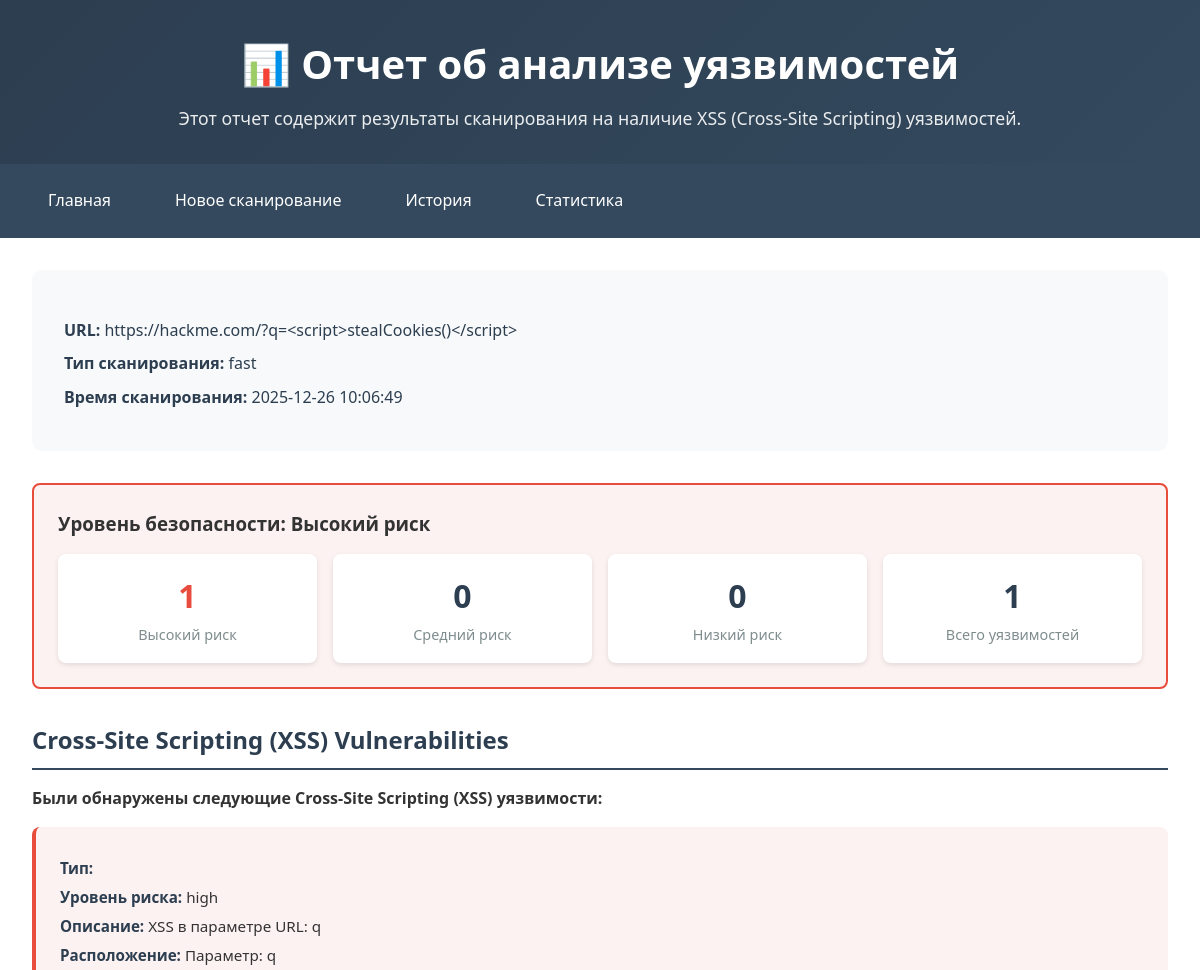
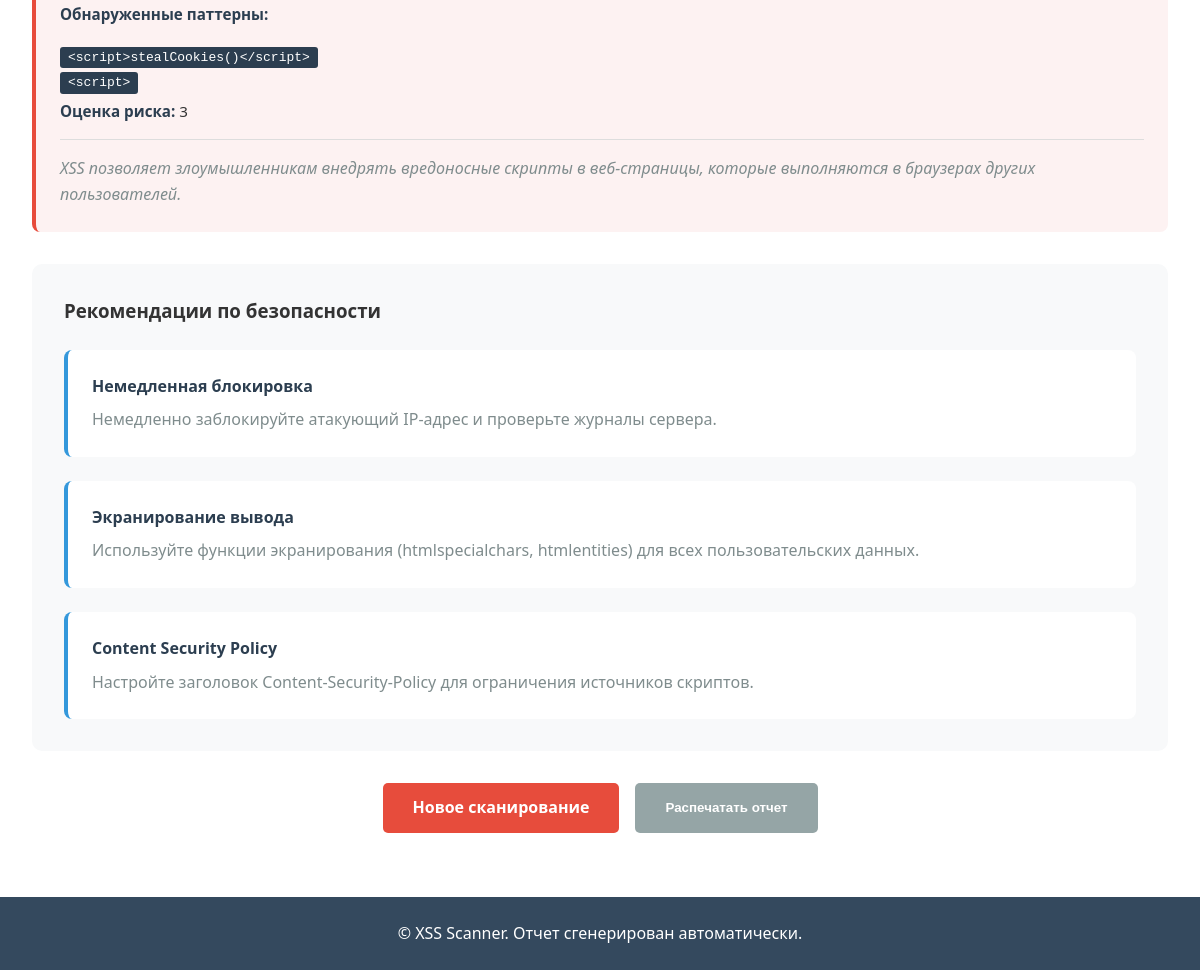
The app's page /report/8682726059533077783 with its own data (2 pictures, top to bottom).
### tables this page shows
CREATE TABLE scans (
                    id INTEGER PRIMARY KEY AUTOINCREMENT,
                    scan_id TEXT UNIQUE NOT NULL,
                    url TEXT NOT NULL,
                    scan_type TEXT NOT NULL,
                    status TEXT DEFAULT 'pending',
                    progress INTEGER DEFAULT 0,
                    message TEXT,
                    timestamp DATETIME DEFAULT CURRENT_TIMESTAMP,
                    completed_at DATETIME
                );

CREATE TABLE scan_summaries (
                    id INTEGER PRIMARY KEY AUTOINCREMENT,
                    scan_id TEXT UNIQUE NOT NULL,
                    total_vulnerabilities INTEGER DEFAULT 0,
                    high_risk INTEGER DEFAULT 0,
                    medium_risk INTEGER DEFAULT 0,
                    low_risk INTEGER DEFAULT 0,
                    total_risk_score INTEGER DEFAULT 0,
                    security_level TEXT,
                    FOREIGN KEY (scan_id) REFERENCES scans(scan_id) ON DELETE CASCADE
                );

CREATE TABLE vulnerabilities (
                    id INTEGER PRIMARY KEY AUTOINCREMENT,
                    scan_id TEXT NOT NULL,
                    vuln_type TEXT NOT NULL,
                    severity TEXT NOT NULL,
                    description TEXT,
                    location TEXT,
                    evidence TEXT,
                    risk_score INTEGER,
                    FOREIGN KEY (scan_id) REFERENCES scans(scan_id) ON DELETE CASCADE
                );

CREATE TABLE recommendations (
                    id INTEGER PRIMARY KEY AUTOINCREMENT,
                    severity TEXT NOT NULL,
                    title TEXT NOT NULL,
                    description TEXT NOT NULL,
                    priority INTEGER DEFAULT 0
                );

### app.py (the view)
@app.route('/report/<scan_id>')
def report(scan_id):
    results = db.get_scan(scan_id)
    if results:
        security_level = results.get('scan_summary', {}).get('security_level', 'Безопасно').lower()
        if security_level == 'высокий риск':
            severity = 'high'
        elif security_level == 'средний риск':
            severity = 'medium'
        elif security_level == 'низкий риск':
            severity = 'low'
        else:
            severity = 'safe'
        recommendations = db.get_recommendations(severity)
        return render_template('report.html',
                               results=results,
                               scan_id=scan_id,
                               recommendations=recommendations)
    return render_template('report.html', error="Отчет не найден или сканирование еще не завершено")

### database.py (called while the page is built)
    @contextmanager
    def get_connection(self):
        conn = sqlite3.connect(self.db_path)
        conn.row_factory = sqlite3.Row
        try:
            yield conn
            conn.commit()
        except Exception as e:
            conn.rollback()
            logger.error(f"Database error: {str(e)}")
            raise
        finally:
            conn.close()

    def get_recommendations(self, severity):
        with self.get_connection() as conn:
            cursor = conn.cursor()
            cursor.execute('''
            SELECT title, description, priority
            FROM recommendations
            WHERE severity = ?
            ORDER BY priority
            LIMIT 3
            ''', (severity,))
            return [dict(row) for row in cursor.fetchall()]

### templates/report.html (shortened to what this page needs)
<!DOCTYPE html>
<html lang="ru">
<head>
    <link rel="stylesheet" href="{{ url_for('static', filename='style.css') }}">
</head>
<body>
    <div class="container">
        <header>
            <h1>📊 Отчет об анализе уязвимостей</h1>
            <p>Этот отчет содержит результаты сканирования на наличие XSS (Cross-Site Scripting) уязвимостей.</p>
        </header>
        <nav>
            <a href="/" class="nav-link">Главная</a>
            <a href="/scan" class="nav-link">Новое сканирование</a>
            <a href="/history" class="nav-link">История</a>
            <a href="/statistics" class="nav-link">Статистика</a>
        </nav>
        <main>
            {% if error %}
                <div class="alert error">
                    {{ error }}
                </div>
            {% elif results %}
                <div class="report-header">
                    <div class="scan-info">
                        <p><strong>URL:</strong> {{ results.url }}</p>
                        <p><strong>Тип сканирования:</strong> {{ results.scan_type }}</p>
                        <p><strong>Время сканирования:</strong> {{ results.timestamp }}</p>
                    </div>
                </div>
                {% set summary = results.scan_summary %}
                <div class="summary-section">
                    <div class="security-level {{ summary.security_level|lower|replace(' ', '-') }}">
                        <h3>Уровень безопасности: {{ summary.security_level }}</h3>
                        <div class="stats">
                            <div class="stat">
                                <span class="stat-number {{ 'high-risk' if summary.high_risk > 0 else '' }}">{{ summary.high_risk }}</span>
                                <span class="stat-label">Высокий риск</span>
                            </div>
                            <div class="stat">
                                <span class="stat-number {{ 'medium-risk' if summary.medium_risk > 0 else '' }}">{{ summary.medium_risk }}</span>
                                <span class="stat-label">Средний риск</span>
                            </div>
                            <div class="stat">
                                <span class="stat-number {{ 'low-risk' if summary.low_risk > 0 else '' }}">{{ summary.low_risk }}</span>
                                <span class="stat-label">Низкий риск</span>
                            </div>
                            <div class="stat">
                                <span class="stat-number">{{ summary.total_vulnerabilities }}</span>
                                <span class="stat-label">Всего уязвимостей</span>
                            </div>
                        </div>
                    </div>
                </div>
                <div class="vulnerability-section">
                    <h2>Cross-Site Scripting (XSS) Vulnerabilities</h2>
                    {% if results.vulnerabilities %}
                        <p><strong>Были обнаружены следующие Cross-Site Scripting (XSS) уязвимости:</strong></p>
                        {% for vuln in results.vulnerabilities %}
                        <div class="vulnerability-item {{ vuln.severity }}-severity">
                            <div class="vuln-details">
                                <p><strong>Тип:</strong> {{ vuln.type }}</p>
                                <p><strong>Уровень риска:</strong> {{ vuln.severity }}</p>
                                <p><strong>Описание:</strong> {{ vuln.description }}</p>
                                {% if vuln.location %}
                                <p><strong>Расположение:</strong> {{ vuln.location }}</p>
                                {% endif %}
                                {% if vuln.evidence and vuln.evidence|length > 0 %}
                                <p><strong>Обнаруженные паттерны:</strong></p>
                                <div class="evidence">
                                    {% for evidence in vuln.evidence[:3] %}
                                    <code>{{ evidence|e }}</code><br>
                                    {% endfor %}
                                </div>
                                {% endif %}
                                <p><strong>Оценка риска:</strong> {{ vuln.risk_score }}</p>
                            </div>
                            <div class="vuln-description">
                                <p>XSS позволяет злоумышленникам внедрять вредоносные скрипты в веб-страницы, которые выполняются в браузерах других пользователей.</p>
                            </div>
                        </div>
                        {% endfor %}
                    {% else %}
                        <div class="no-vulnerabilities">
                            <h3>✅ Безопасно</h3>
                            <p>Cross-Site Scripting (XSS) уязвимости не обнаружены.</p>
                        </div>
                    {% endif %}
                </div>
                <div class="recommendations">
                    <h3>Рекомендации по безопасности</h3>
                    <div class="recommendation-list">
                        {% if recommendations %}
                            {% for rec in recommendations %}
                            <div class="recommendation-item">
                                <h4>{{ rec.title }}</h4>
                                <p>{{ rec.description }}</p>
                            </div>
                            {% endfor %}
                        {% endif %}
                    </div>
                </div>
                <div class="actions">
                    <a href="/scan" class="cta-button">Новое сканирование</a>
                    <button onclick="window.print()" class="secondary-button">Распечатать отчет</button>
                </div>
            {% else %}
                <div class="alert info">
                    <p>Данные отчета не найдены. Возможно, сканирование еще не завершено.</p>
                    <a href="/scan" class="cta-button">Вернуться к сканированию</a>
                </div>
            {% endif %}
        </main>
        <footer>
            <p>&copy; XSS Scanner. Отчет сгенерирован автоматически.</p>
        </footer>
    </div>
</body>
</html>

### static/style.css (style rules this page uses)
* { margin: 0; padding: 0; box-sizing: border-box; }
body { font-family: 'Segoe UI', Tahoma, Geneva, Verdana, sans-serif; line-height: 1.6; color: #333; background: #1a1a1a; min-height: 100vh; }
.container { max-width: 1200px; margin: 0 auto; background: white; min-height: 100vh; box-shadow: 0 0 10px rgba(0,0,0,0.1); }
header { background: linear-gradient(135deg, #2c3e50, #34495e); color: white; padding: 2rem; text-align: center; }
header h1 { font-size: 2.5rem; margin-bottom: 0.5rem; }
header p { font-size: 1.1rem; opacity: 0.9; }
nav { background: #34495e; padding: 1rem 2rem; display: flex; gap: 2rem; }
.nav-link { color: white; text-decoration: none; padding: 0.5rem 1rem; border-radius: 5px; transition: background 0.3s; }
main { padding: 2rem; }
.cta-button { display: inline-block; background: #e74c3c; color: white; padding: 12px 30px; text-decoration: none; border-radius: 5px; font-weight: bold; transition: background 0.3s; border: none; cursor: pointer; }
.secondary-button { background: #95a5a6; color: white; padding: 12px 30px; border: none; border-radius: 5px; cursor: pointer; font-weight: bold; transition: background 0.3s; }
.evidence { margin-top: 1rem; }
.evidence code { background: #2c3e50; color: white; padding: 0.2rem 0.5rem; border-radius: 3px; font-family: monospace; }
.stats { display: grid; grid-template-columns: repeat(auto-fit, minmax(150px, 1fr)); gap: 1rem; margin-top: 1rem; }
.stat { text-align: center; padding: 1rem; background: white; border-radius: 8px; box-shadow: 0 2px 5px rgba(0,0,0,0.1); }
.stat-number { display: block; font-size: 2rem; font-weight: bold; color: #2c3e50; }
.stat-number.high-risk { color: #e74c3c; }
.stat-label { font-size: 0.9rem; color: #7f8c8d; }
footer { background: #34495e; color: white; text-align: center; padding: 1.5rem; margin-top: 2rem; }
.security-level { padding: 1.5rem; border-radius: 8px; margin-bottom: 2rem; }
.security-level.высокий-риск { background: #fdf2f2; border: 2px solid #e74c3c; }
.report-header { background: #f8f9fa; padding: 2rem; border-radius: 10px; margin-bottom: 2rem; }
.scan-info { margin-top: 1rem; }
.scan-info p { margin: 0.5rem 0; color: #2c3e50; }
.summary-section { margin-bottom: 2rem; }
.recommendations { background: #f8f9fa; padding: 2rem; border-radius: 10px; margin: 2rem 0; }
.recommendation-list { display: grid; gap: 1.5rem; margin-top: 1.5rem; }
.recommendation-item { background: white; padding: 1.5rem; border-radius: 8px; border-left: 4px solid #3498db; }
.recommendation-item h4 { color: #2c3e50; margin-bottom: 0.5rem; }
.recommendation-item p { color: #7f8c8d; margin: 0; }
.actions { display: flex; gap: 1rem; justify-content: center; margin-top: 2rem; }
.vulnerability-section { margin: 2rem 0; }
.vulnerability-section h2 { color: #2c3e50; margin-bottom: 1rem; border-bottom: 2px solid #34495e; padding-bottom: 0.5rem; }
.vulnerability-item { background: #f8f9fa; padding: 1.5rem; margin: 1rem 0; border-radius: 8px; border-left: 4px solid #3498db; }
.vulnerability-item.high-severity { border-left-color: #e74c3c; background: #fdf2f2; }
.vuln-details { margin-bottom: 1rem; }
.vuln-details p { margin: 0.3rem 0; font-size: 0.95rem; }
.vuln-details strong { color: #2c3e50; }
.vuln-description { font-style: italic; color: #7f8c8d; border-top: 1px solid #ddd; padding-top: 1rem; margin-top: 1rem; }

### records on screen
scans: url "https://hackme.com/?q=<script>stealCookies()</script>", scan_type "fast", timestamp "2025-12-26 10:06:49"
scan_summaries: security_level "Высокий риск", high_risk "1", medium_risk "0", low_risk "0", total_vulnerabilities "1"
vulnerabilities: severity "high", description "XSS в параметре URL: q", location "Параметр: q", 3 "<script>stealCookies()</script>" "<script>", risk_score "3"
recommendations: title "Немедленная блокировка", description "Немедленно заблокируйте атакующий IP-адрес и проверьте журналы сервера."
recommendations: title "Экранирование вывода", description "Используйте функции экранирования (htmlspecialchars, htmlentities) для всех пользовательских данных."
recommendations: title "Content Security Policy", description "Настройте заголовок Content-Security-Policy для ограничения источников скриптов."
